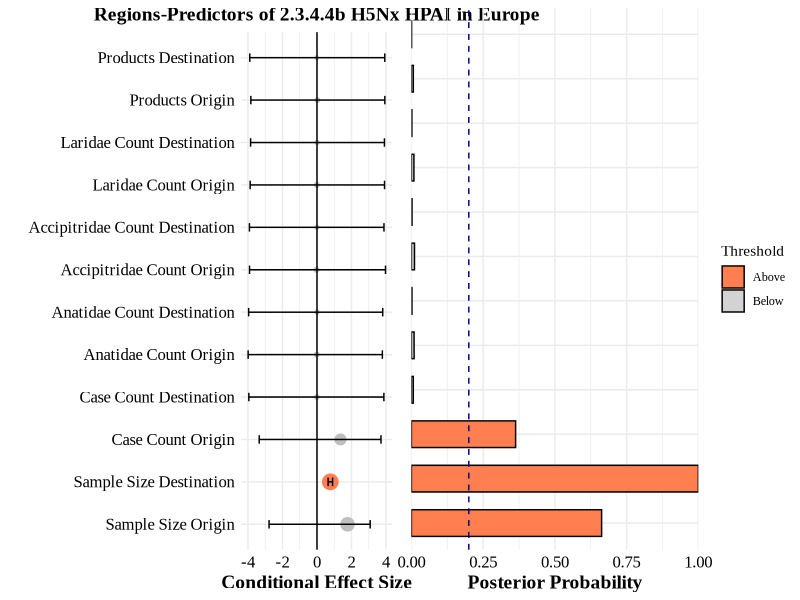

Write the R code that produced this figure.
# Load necessary libraries
library(ggplot2)
library(dplyr)
library(readr)
library(gridExtra)

# Set working directory and load data
setwd("/Users/sachinsubedi/Library/CloudStorage/OneDrive-UniversityofGeorgia/EU_H5/feb13/Results/GLM")
data <- read_tsv("GLMSummary.txt")

# Arrange variables to display each "Origin" variable followed by its corresponding "Destination"
data$Variable <- factor(data$Variable, levels = c(
  "Sample Size Origin", "Sample Size Destination", 
  "Case Count Origin", "Case Count Destination", 
  "Anatidae Count Origin", "Anatidae Count Destination",
  "Accipitridae Count Origin", "Accipitridae Count Destination",
  "Laridae Count Origin", "Laridae Count Destination",
  "Products Origin", "Products Destination"
))

# Prepare data for plotting
data <- data %>%
  mutate(
    Significant = case_when(
      CoefLowerHPD > 0 ~ "Positive",             # Statistically supported positive association (red)
      CoefUpperHPD < 0 ~ "Negative",             # Statistically supported negative association (blue)
      TRUE ~ "Non-Significant"                   # No association (gray)
    ),
    AboveThreshold = case_when(
      pp > 0.20 & Significant == "Negative" ~ "AboveNegative",  # For bars above threshold with negative effect
      pp > 0.20 ~ "Above",                                   # For bars above threshold without negative effect
      TRUE ~ "Below"                                         # Below threshold
    )
  )

# Ensure that 'Significant' and 'AboveThreshold' are factors with the correct levels
data$Significant <- factor(data$Significant, levels = c("Positive", "Negative", "Non-Significant"))
data$AboveThreshold <- factor(data$AboveThreshold, levels = c("AboveNegative", "Above", "Below"))

# Define custom colors based on significance and threshold
custom_colors <- c("Positive" = "coral", "Negative" = "cyan", "Non-Significant" = "gray")
threshold_colors <- c("AboveNegative" = "cyan", "Above" = "coral", "Below" = "lightgray")

# Part 1: Plot for Conditional Effect Size with HPD Intervals
effect_size_plot <- ggplot(data, aes(x = CoefMedian, y = Variable)) +
  geom_point(aes(color = Significant, size = pp, fill = Significant), shape = 21) +  # Shape 21 allows filling
  geom_errorbarh(aes(xmin = CoefLowerHPD, xmax = CoefUpperHPD), height = 0.2, color = "black") +
  geom_vline(xintercept = 0, linetype = "solid", color = "black") +
  scale_color_manual(values = custom_colors) +
  scale_fill_manual(values = custom_colors) +
  scale_size_continuous(range = c(1, 5), guide = "none") +
  labs(
    x = "Conditional Effect Size", 
    y = "",
    title = "Regions-Predictors of 2.3.4.4b H5Nx HPAI in Europe"
  ) +
  theme_minimal() +
  theme(
    text             = element_text(family = "Times New Roman"),
    legend.position  = "none",
    # Larger, bold, black axis labels:
    axis.title.x     = element_text(size = 14, face = "bold", color = "black"),
    axis.title.y     = element_text(size = 14, face = "bold", color = "black"),
    # Make axis text also black and slightly larger:
    axis.text.x      = element_text(size = 12, color = "black"),
    axis.text.y      = element_text(size = 12, color = "black"),
    # Optionally make the title larger/bolder as well:
    plot.title       = element_text(size = 14, face = "bold", color = "black", hjust = 0.5)
  )

# Part 2: Plot for Posterior Probability with additional BF = 3 and BF = 100 threshold lines
posterior_prob_plot <- ggplot(data, aes(x = pp, y = Variable, fill = AboveThreshold)) +
  geom_col(color = "black", width = 0.6) +
  # Keep only the dashed line at 0.20 if that is your desired reference
  geom_vline(xintercept = 0.20, linetype = "dashed", color = "darkblue") +
  
  # REMOVE or comment out the BF annotations:
  # annotate("text", x = 0.18, y = max(as.numeric(data$Variable)) + 0.5, 
  #          label = "BF = 3", color = "black", size = 3, hjust = 0.5) +
  # annotate("text", x = 0.97, y = max(as.numeric(data$Variable)) + 0.5, 
  #          label = "100", color = "black", size = 3, hjust = 0.5) +
  
  # If you no longer want the second dashed line:
  # geom_vline(xintercept = 1.0, linetype = "dashed", color = "darkblue") +
  
  # Turn on the legend for fill. Adjust the name and labels as needed:
scale_fill_manual(
  name   = "Threshold",
  values = threshold_colors,
  labels = c("AboveNegative" = "Above (Negative)",
             "Above"         = "Above",
             "Below"         = "Below")
) +
  scale_x_continuous(limits = c(0, 1), expand = c(0, 0)) +
  labs(
    x = "Posterior Probability",
    y = NULL
  ) +
  theme_minimal() +
  theme(
    text              = element_text(family = "Times New Roman"),
    legend.position   = "right",
    # We keep the y-axis text blank as in the original code:
    axis.text.y       = element_blank(),
    # Larger, bold, black x-axis label:
    axis.title.x      = element_text(size = 14, face = "bold", color = "black"),
    # Make x-axis text black and reasonably sized:
    axis.text.x       = element_text(size = 12, color = "black")
  )

# Arrange plots side-by-side
grid.arrange(effect_size_plot, posterior_prob_plot, ncol = 2)

